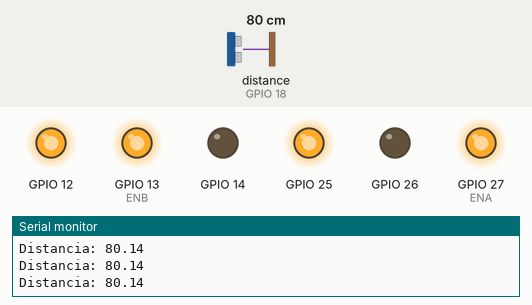
Bench run of a sketch on a simulated ESP32. On the bench: output pins drawn as LEDs (lit = HIGH), the last lines printed to the serial monitor. Wiring (inferred from the names in the program): ultrasonic range finder: trigger GPIO 4; echo GPIO 18. Dashed ring = blinking. The inputs (shaded band) are chosen by the test bench; at power-on: distance to the obstacle (sensor on GPIO 18) 80 cm. The echo pulse lasts 58.3 µs per cm; random numbers use the default seed unless the sketch sets one; pins used as bus, display or sensor lines are not drawn.

Above: at 1.2 s.
1.3 s: distance to the obstacle (sensor on GPIO 18) set to 33 cm
2.8 s: distance to the obstacle (sensor on GPIO 18) set to 27 cm
At 3.5 s:
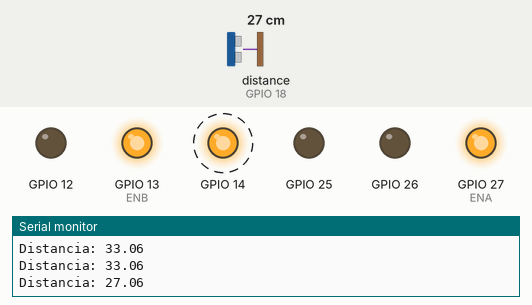
8.8 s: distance to the obstacle (sensor on GPIO 18) set to 35 cm
At 9.9 s:
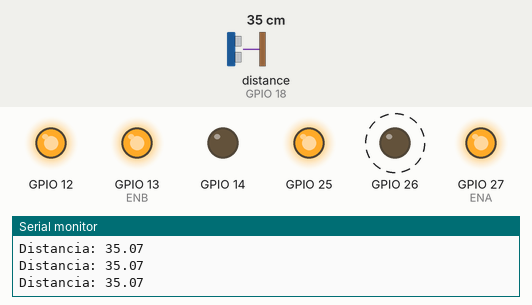
11.0 s: distance to the obstacle (sensor on GPIO 18) set to 2 cm
At 11.7 s:
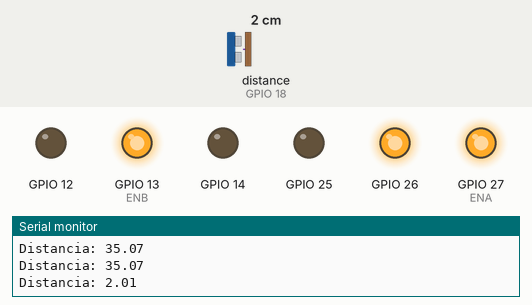
Timing chart, 0 to 15.0 s (numbered marks = the images above; inputs shaded):
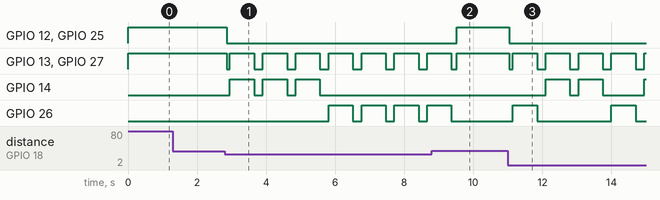

Measured:
- the behaviour switches between 30 and 29 cm on distance to the obstacle (sensor on GPIO 18) (found by bisection; images 0 and 1)
- after the input at 2.8 s, GPIO 12: HIGH → LOW after 0.05 s; GPIO 13 (ENB): HIGH → LOW after 0.05 s, then repeats every 0.95 s: HIGH 0.70 s, LOW 0.25 s
- after the input at 8.8 s, GPIO 12, GPIO 25: LOW → HIGH after 0.72 s
- after the input at 11.0 s, GPIO 12, GPIO 25: HIGH → LOW after 0.05 s; GPIO 13 (ENB), GPIO 27 (ENA): HIGH → LOW after 0.05 s, then repeats every 0.95 s: HIGH 0.70 s, LOW 0.25 s; GPIO 14: goes HIGH 0.70 s, LOW 0.25 s, HIGH 0.70 s, LOW 1.2 s, then HIGH, starting after 1.1 s; GPIO 26: alternates HIGH for 0.70 s and LOW for 2.2 s, starting after 0.15 s

The sketch:

carrr.ino
```cpp
// Definir pines del puente H
const int IN1 = 25, IN2 = 26, ENA = 27, IN3 = 14, IN4 = 12, ENB = 13, EchoPin = 18, TriggerPin = 4;
const int umbralDistancia = 30; // Distancia de detección en cm
const int tiempoGiro = 700; // Tiempo de giro ajustado para un giro más completo

void setup() {
  for (int pin : {IN1, IN2, ENA, IN3, IN4, ENB, TriggerPin}) pinMode(pin, OUTPUT);
  pinMode(EchoPin, INPUT);
  Serial.begin(115200);
}

void loop() {
  float distancia = ping();

  Serial.print("Distancia: "); Serial.println(distancia);

  if (distancia <= umbralDistancia) {
    mover(IN1, IN2, IN3, IN4, LOW, LOW, LOW, LOW, 0); // Detener el carro
    delay(100); // Pausa breve para asegurar que el carro esté detenido

    // Esquivar el obstáculo
    int direccion = random(0, 2); // Aleatorio para decidir la dirección del giro
    if (direccion == 0) {
      // Girar izquierda
      mover(IN1, IN2, IN3, IN4, LOW, HIGH, LOW, LOW, 255);
    } else {
      // Girar derecha
      mover(IN1, IN2, IN3, IN4, LOW, LOW, HIGH, LOW, 255);
    }

    delay(tiempoGiro); // Tiempo suficiente para esquivar
    mover(IN1, IN2, IN3, IN4, LOW, LOW, LOW, LOW, 0); // Detener tras el giro
    delay(100); // Pausa antes de avanzar de nuevo
  } else {
    mover(IN1, IN2, IN3, IN4, HIGH, LOW, LOW, HIGH, 255); // Avanzar si no hay obstáculos
  }

  delay(50); // Reducción del tiempo de espera para una detección más rápida
}

float ping() {
  digitalWrite(TriggerPin, LOW); delayMicroseconds(2);
  digitalWrite(TriggerPin, HIGH); delayMicroseconds(10); digitalWrite(TriggerPin, LOW);
  return pulseIn(EchoPin, HIGH, 30000) / 58.2; // Retorna la distancia en cm
}

void mover(int in1, int in2, int in3, int in4, int m1a, int m1b, int m2a, int m2b, int velocidad) {
  digitalWrite(in1, m1a); digitalWrite(in2, m1b); analogWrite(ENA, velocidad);
  digitalWrite(in3, m2a); digitalWrite(in4, m2b); analogWrite(ENB, velocidad);
}
```
